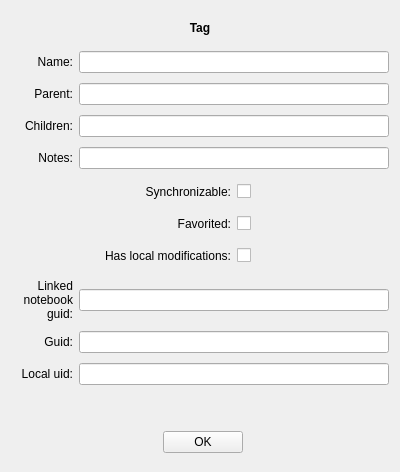
<?xml version="1.0" encoding="UTF-8"?>
<ui version="4.0">
 <class>TagModelItemInfoWidget</class>
 <widget class="QWidget" name="TagModelItemInfoWidget">
  <property name="geometry">
   <rect>
    <x>0</x>
    <y>0</y>
    <width>400</width>
    <height>472</height>
   </rect>
  </property>
  <property name="windowTitle">
   <string>Form</string>
  </property>
  <layout class="QGridLayout" name="gridLayout_2">
   <item row="10" column="1" colspan="3">
    <layout class="QHBoxLayout" name="okButtonHorizontalLayout">
     <item>
      <spacer name="leftOkButtonHorizontalSpacer">
       <property name="orientation">
        <enum>Qt::Horizontal</enum>
       </property>
       <property name="sizeHint" stdset="0">
        <size>
         <width>40</width>
         <height>20</height>
        </size>
       </property>
      </spacer>
     </item>
     <item>
      <widget class="QPushButton" name="okButton">
       <property name="text">
        <string>OK</string>
       </property>
      </widget>
     </item>
     <item>
      <spacer name="rightOkButtonHorizontalSpacer">
       <property name="orientation">
        <enum>Qt::Horizontal</enum>
       </property>
       <property name="sizeHint" stdset="0">
        <size>
         <width>40</width>
         <height>20</height>
        </size>
       </property>
      </spacer>
     </item>
    </layout>
   </item>
   <item row="2" column="3">
    <widget class="QLineEdit" name="parentTagLineEdit">
     <property name="readOnly">
      <bool>true</bool>
     </property>
    </widget>
   </item>
   <item row="3" column="0" colspan="3">
    <widget class="QLabel" name="childrenLabel">
     <property name="text">
      <string>Children:</string>
     </property>
     <property name="alignment">
      <set>Qt::AlignRight|Qt::AlignTrailing|Qt::AlignVCenter</set>
     </property>
    </widget>
   </item>
   <item row="3" column="3">
    <widget class="QLineEdit" name="childrenLineEdit">
     <property name="readOnly">
      <bool>true</bool>
     </property>
    </widget>
   </item>
   <item row="6" column="3">
    <widget class="QLineEdit" name="linkedNotebookGuidLineEdit">
     <property name="readOnly">
      <bool>true</bool>
     </property>
    </widget>
   </item>
   <item row="7" column="1" colspan="2">
    <widget class="QLabel" name="guidLabel">
     <property name="text">
      <string>Guid:</string>
     </property>
     <property name="alignment">
      <set>Qt::AlignRight|Qt::AlignTrailing|Qt::AlignVCenter</set>
     </property>
    </widget>
   </item>
   <item row="7" column="3">
    <widget class="QLineEdit" name="guidLineEdit">
     <property name="readOnly">
      <bool>true</bool>
     </property>
    </widget>
   </item>
   <item row="8" column="1" colspan="2">
    <widget class="QLabel" name="localUidLabel">
     <property name="text">
      <string>Local uid:</string>
     </property>
     <property name="alignment">
      <set>Qt::AlignRight|Qt::AlignTrailing|Qt::AlignVCenter</set>
     </property>
    </widget>
   </item>
   <item row="4" column="3">
    <widget class="QLineEdit" name="numNotesLineEdit">
     <property name="readOnly">
      <bool>true</bool>
     </property>
    </widget>
   </item>
   <item row="1" column="3">
    <widget class="QLineEdit" name="tagNameLineEdit">
     <property name="readOnly">
      <bool>true</bool>
     </property>
    </widget>
   </item>
   <item row="0" column="0" colspan="4">
    <widget class="QLabel" name="tagLabel">
     <property name="minimumSize">
      <size>
       <width>0</width>
       <height>26</height>
      </size>
     </property>
     <property name="maximumSize">
      <size>
       <width>16777215</width>
       <height>26</height>
      </size>
     </property>
     <property name="font">
      <font>
       <weight>75</weight>
       <bold>true</bold>
      </font>
     </property>
     <property name="text">
      <string>Tag</string>
     </property>
     <property name="alignment">
      <set>Qt::AlignCenter</set>
     </property>
    </widget>
   </item>
   <item row="4" column="1" colspan="2">
    <widget class="QLabel" name="numNotesLabel">
     <property name="text">
      <string>Notes:</string>
     </property>
     <property name="alignment">
      <set>Qt::AlignRight|Qt::AlignTrailing|Qt::AlignVCenter</set>
     </property>
    </widget>
   </item>
   <item row="2" column="1" colspan="2">
    <widget class="QLabel" name="parentTagLabel">
     <property name="text">
      <string>Parent:</string>
     </property>
     <property name="alignment">
      <set>Qt::AlignRight|Qt::AlignTrailing|Qt::AlignVCenter</set>
     </property>
    </widget>
   </item>
   <item row="6" column="2">
    <widget class="QLabel" name="linkedNotebookGuidLabel">
     <property name="maximumSize">
      <size>
       <width>95</width>
       <height>16777215</height>
      </size>
     </property>
     <property name="text">
      <string>Linked notebook guid:</string>
     </property>
     <property name="alignment">
      <set>Qt::AlignRight|Qt::AlignTrailing|Qt::AlignVCenter</set>
     </property>
     <property name="wordWrap">
      <bool>true</bool>
     </property>
    </widget>
   </item>
   <item row="5" column="3">
    <layout class="QGridLayout" name="gridLayout">
     <item row="0" column="0">
      <widget class="QLabel" name="synchronizableLabel">
       <property name="minimumSize">
        <size>
         <width>0</width>
         <height>26</height>
        </size>
       </property>
       <property name="maximumSize">
        <size>
         <width>16777215</width>
         <height>26</height>
        </size>
       </property>
       <property name="text">
        <string>Synchronizable:</string>
       </property>
       <property name="alignment">
        <set>Qt::AlignRight|Qt::AlignTrailing|Qt::AlignVCenter</set>
       </property>
      </widget>
     </item>
     <item row="0" column="1">
      <widget class="QCheckBox" name="synchronizableCheckBox"/>
     </item>
     <item row="1" column="0">
      <widget class="QLabel" name="favoritedLabel">
       <property name="minimumSize">
        <size>
         <width>0</width>
         <height>26</height>
        </size>
       </property>
       <property name="text">
        <string>Favorited:</string>
       </property>
       <property name="alignment">
        <set>Qt::AlignRight|Qt::AlignTrailing|Qt::AlignVCenter</set>
       </property>
      </widget>
     </item>
     <item row="1" column="1">
      <widget class="QCheckBox" name="favoritedCheckBox"/>
     </item>
     <item row="2" column="0">
      <widget class="QLabel" name="dirtyLabel">
       <property name="minimumSize">
        <size>
         <width>0</width>
         <height>26</height>
        </size>
       </property>
       <property name="maximumSize">
        <size>
         <width>16777215</width>
         <height>26</height>
        </size>
       </property>
       <property name="text">
        <string>Has local modifications:</string>
       </property>
       <property name="alignment">
        <set>Qt::AlignRight|Qt::AlignTrailing|Qt::AlignVCenter</set>
       </property>
      </widget>
     </item>
     <item row="2" column="1">
      <widget class="QCheckBox" name="dirtyCheckBox"/>
     </item>
    </layout>
   </item>
   <item row="1" column="2">
    <widget class="QLabel" name="tagNameLabel">
     <property name="text">
      <string>Name:</string>
     </property>
     <property name="alignment">
      <set>Qt::AlignRight|Qt::AlignTrailing|Qt::AlignVCenter</set>
     </property>
    </widget>
   </item>
   <item row="8" column="3">
    <widget class="QLineEdit" name="localUidLineEdit">
     <property name="readOnly">
      <bool>true</bool>
     </property>
    </widget>
   </item>
   <item row="9" column="1" colspan="3">
    <widget class="QLabel" name="statusBarLabel">
     <property name="minimumSize">
      <size>
       <width>0</width>
       <height>26</height>
      </size>
     </property>
     <property name="maximumSize">
      <size>
       <width>16777215</width>
       <height>26</height>
      </size>
     </property>
     <property name="textInteractionFlags">
      <set>Qt::LinksAccessibleByMouse|Qt::TextSelectableByKeyboard|Qt::TextSelectableByMouse</set>
     </property>
    </widget>
   </item>
  </layout>
 </widget>
 <resources/>
 <connections/>
</ui>
